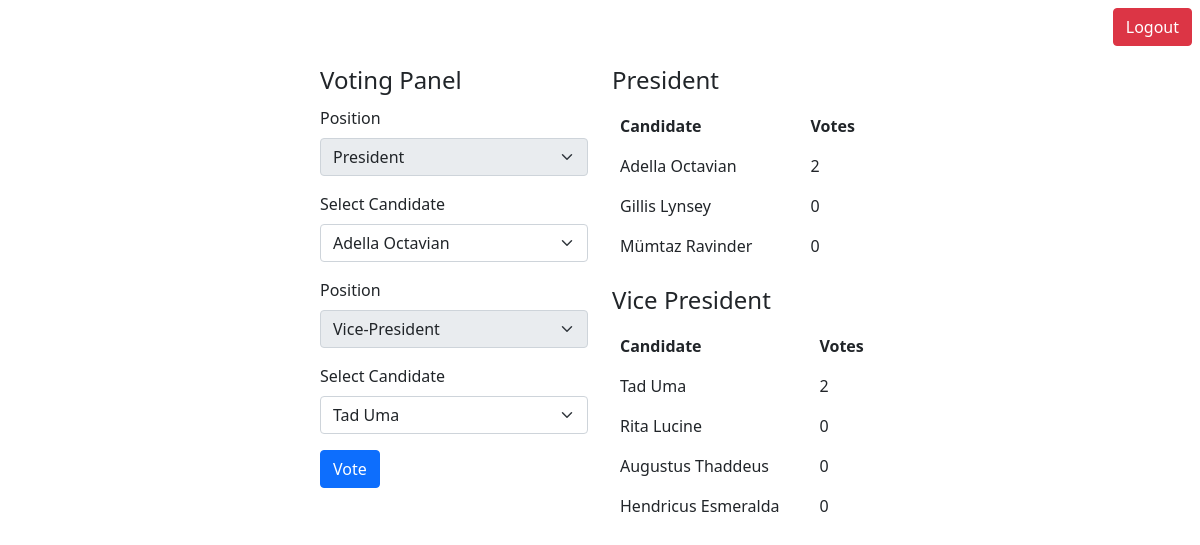
The page /dashboard (signed in) on the database as committed earlier.
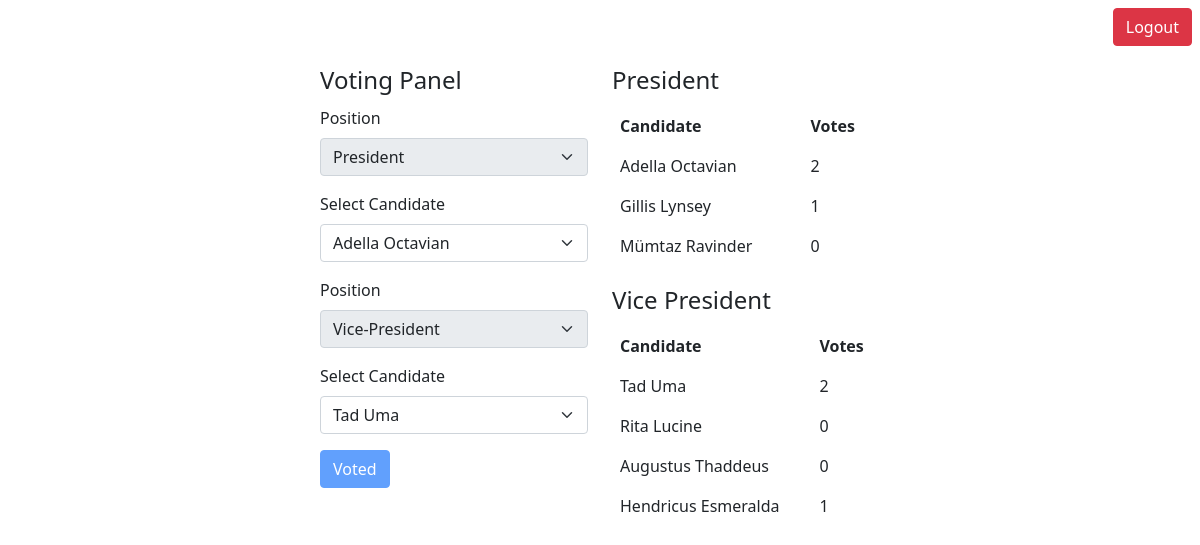
The same page on the database as committed later.
### website/model.py (models this page shows, shortened)
class Vote(db.Model):
        _id = db.Column(db.Integer, primary_key=True, autoincrement=True)
        _fkid = db.Column(db.Integer, db.ForeignKey('position._id'))
        _name = db.Column(db.String(50), nullable=False)
        _total_votes = db.Column(db.Integer, nullable=False, default=0)

### website/views.py (the view)
@views.route('/dashboard')
def dashboard():
        if 'user' in session:
                user = session['user']
                candidates = Vote.query.all()
                return render_template('dashboard.html', user=user, candidates=candidates)
        return redirect(url_for('views.login'))

### website/templates/dashboard.html (shortened to what this page needs)
<!doctype html>
<html lang="en">
<head>
        <link href="https://cdn.jsdelivr.net/npm/bootstrap@5.1.3/dist/css/bootstrap.min.css" rel="stylesheet"
>
</head>
<body>
        <ul class="nav justify-content-end m-2">
                <form class="nav-item pd" method="POST" action="logout.do">
                        <button type="submit" class="btn btn-danger">Logout</button>
                </form>
        </ul>
        <div class="container col-6 d-flex p-2">
                <div class="container">
                        <form method="POST" action="vote.do">
                                <legend>Voting Panel</legend>
                                <div class="mb-3">
                                        <label for="select" class="form-label">Position</label>
                                        <select id="" class="form-select" disabled>
                                                <option>President</option>
                                        </select>
                                </div>
                                <div class="mb-3">
                                        <label for="select" class="form-label">Select Candidate</label>
                                        <select id="" name="p-candidate" class="form-select">
                                                {% for cand in candidates %}
                                                {% if 1 in [cand._fkid] %}
                                                <option>{{cand._name}}</option>
                                                {% endif %}
                                                {% endfor %}
                                        </select>
                                </div>
                                <div class="mb-3">
                                        <label for="select" class="form-label">Position</label>
                                        <select id="" class="form-select" disabled>
                                                <option>Vice-President</option>
                                        </select>
                                </div>
                                <div class="mb-3">
                                        <label for="select" class="form-label">Select Candidate</label>
                                        <select id="" name="vp-candidate" class="form-select">
                                                {% for cand in candidates %}
                                                {% if 2 in [cand._fkid] %}
                                                <option>{{cand._name}}</option>
                                                {% endif %}
                                                {% endfor %}
                                        </select>
                                </div>
                                <div class="mb-3">
                                        {% if user.voted == 1 %}
                                                <button type="submit" class="btn btn-primary" disabled>Voted</button>
                                        {% else %}
                                                <button type="submit" class="btn btn-primary">Vote</button>
                                        {% endif %}
                                </div>
                        </form>
                </div>
                <div class="container">
                        <legend>President</legend>
                        <table class="table table-borderless">
                                <thead>
                                        <tr>
                                                <th scope="col">Candidate</th>
                                                <th scope="col">Votes</th>
                                        </tr>
                                </thead>
                                <tbody>
                                        {% for cand in candidates %}
                                        {% if 1 in [cand._fkid] %}
                                        <tr>
                                                <td>{{cand._name}}</td>
                                                <td>{{cand._total_votes}}</td>
                                        </tr>
                                        {% endif %}
                                        {% endfor %}
                                </tbody>
                        </table>
                        <legend>Vice President</legend>
                        <table class="table table-borderless">
                                <thead>
                                        <tr>
                                                <th scope="col">Candidate</th>
                                                <th scope="col">Votes</th>
                                        </tr>
                                </thead>
                                <tbody>
                                        {% for cand in candidates %}
                                        {% if 2 in [cand._fkid] %}
                                        <tr>
                                                <td>{{cand._name}}</td>
                                                <td>{{cand._total_votes}}</td>
                                        </tr>
                                        {% endif %}
                                        {% endfor %}
                                </tbody>
                        </table>
                </div>
        </div>
</body>
</html>

Rows that differ between the two databases and show on the page:
changed Vote "Gillis Lynsey": _total_votes "0" → "1"
changed Vote "Hendricus Esmeralda": _total_votes "0" → "1"
Other text that changed with them:
text no longer shown: "Vote"
text now shown: "Voted"
